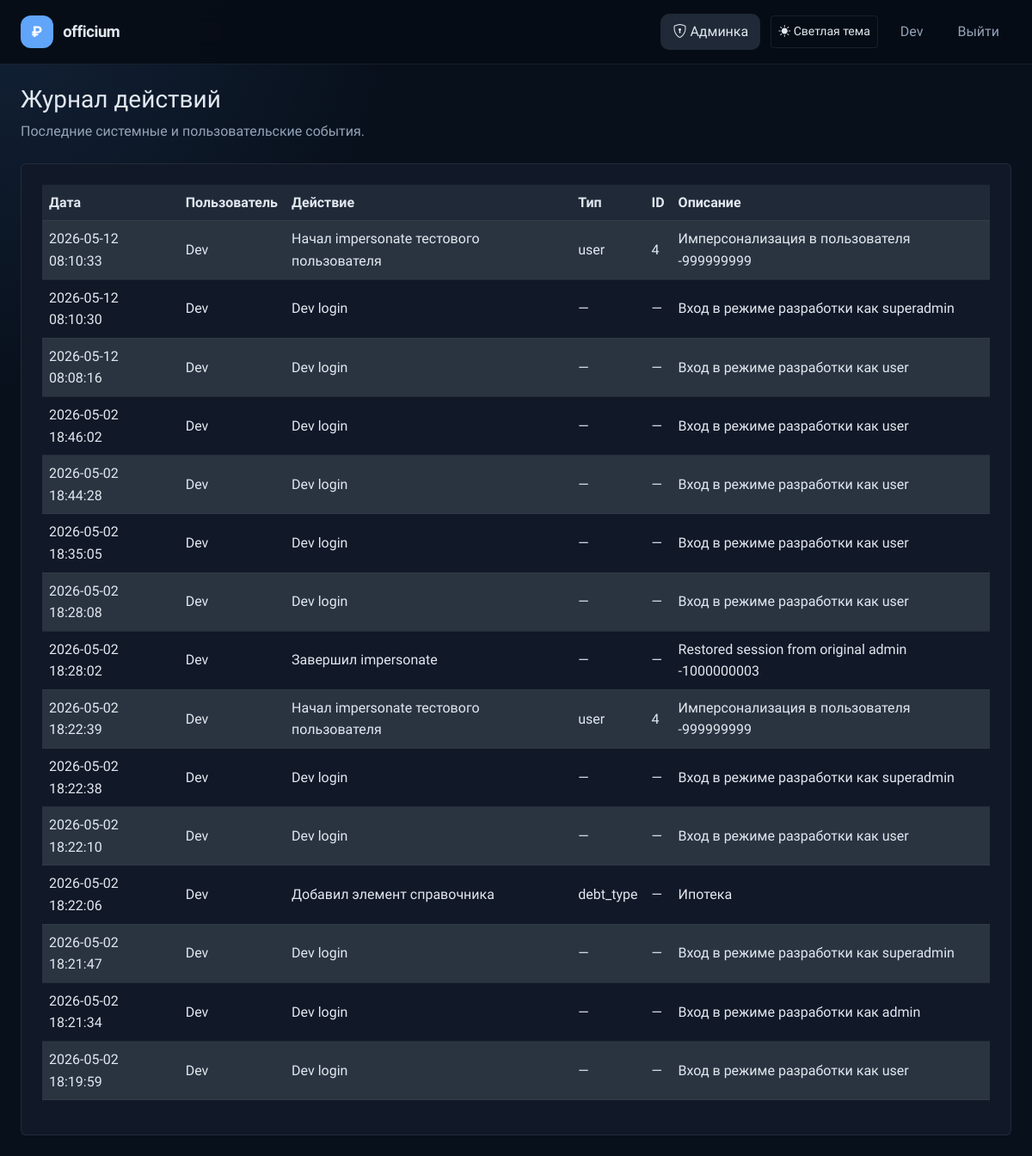
The page /admin/logs (signed in) on the database its author committed.
### app/models.py (models this page shows, shortened)
class User(UserMixin, db.Model):
    __tablename__ = 'users'
    id = db.Column(db.Integer, primary_key=True)
    telegram_id = db.Column(db.BigInteger, unique=True, nullable=False)
    username = db.Column(db.String(80), nullable=True)
    first_name = db.Column(db.String(100), nullable=True)
    last_name = db.Column(db.String(100), nullable=True)
    photo_url = db.Column(db.String(255), nullable=True)
    auth_date = db.Column(db.DateTime, nullable=True)
    created_at = db.Column(db.DateTime, default=datetime.utcnow, nullable=False)
    role = db.Column(db.Enum('user', 'admin', 'superadmin'), nullable=False, default='user')
    is_blocked = db.Column(db.Boolean, default=False, nullable=False)
    last_login_ip = db.Column(db.String(100), nullable=True)
    last_user_agent = db.Column(db.Text, nullable=True)
    login_count = db.Column(db.Integer, default=0, nullable=False)
    google_id = db.Column(db.String(50), unique=True, nullable=True)
    email = db.Column(db.String(120), nullable=True, index=True)
    avatar_url = db.Column(db.String(255), nullable=True)
    debts = db.relationship('Debt', back_populates='user', lazy=True, cascade='all, delete-orphan')
    incomes = db.relationship('Income', back_populates='user', lazy=True, cascade='all, delete-orphan')
    expenses = db.relationship('Expense', back_populates='user', lazy=True, cascade='all, delete-orphan')
    activity_logs = db.relationship('ActivityLog', back_populates='user', lazy=True, cascade='all, delete-orphan')
    @property
    def is_admin(self):
        return self.role in ('admin', 'superadmin')

class ActivityLog(db.Model):
    __tablename__ = 'activity_logs'
    id = db.Column(db.Integer, primary_key=True)
    user_id = db.Column(db.Integer, db.ForeignKey('users.id'), nullable=True)
    action = db.Column(db.String(100), nullable=False)
    entity_type = db.Column(db.String(50), nullable=True)
    entity_id = db.Column(db.Integer, nullable=True)
    description = db.Column(db.Text, nullable=True)
    ip_address = db.Column(db.String(100), nullable=True)
    user_agent = db.Column(db.Text, nullable=True)
    created_at = db.Column(db.DateTime, default=datetime.utcnow)
    user = db.relationship('User', back_populates='activity_logs')

### app/routes/admin.py (the view)
    @app.route('/admin/logs')
    @admin_required
    def admin_logs():
        logs = ActivityLog.query.order_by(ActivityLog.created_at.desc()).limit(100).all()
        return render_template('admin_logs.html', logs=logs)

### app/utils.py (called while the page is built)
def get_setting(key, default=None):
    try:
        setting = AppSetting.query.filter_by(key=key).first()
        return setting.value if setting else default
    except Exception:
        return default

def get_dictionary_values(dictionary_type):
    try:
        entries = DictionaryEntry.query.filter_by(dictionary_type=dictionary_type, is_active=True).order_by(DictionaryEntry.value.asc()).all()
        return [entry.value for entry in entries]
    except Exception:
        return []

def admin_required(view):
    @wraps(view)
    def wrapper(*args, **kwargs):
        if not getattr(current_user, 'is_authenticated', False) or not getattr(current_user, 'is_admin', False):
            return redirect(url_for('index'))
        return view(*args, **kwargs)
    return wrapper

### templates/admin_logs.html (shortened to what this page needs)
{% extends 'base.html' %}
{% block content %}
<div class="mb-4">
    <h1 class="h3">Журнал действий</h1>
    <p class="text-muted">Последние системные и пользовательские события.</p>
</div>
<div class="card p-4">
    <div class="table-responsive">
        <table class="table table-striped align-middle">
            <thead>
                <tr>
                    <th>Дата</th>
                    <th>Пользователь</th>
                    <th>Действие</th>
                    <th>Тип</th>
                    <th>ID</th>
                    <th>Описание</th>
                </tr>
            </thead>
            <tbody>
                {% for log in logs %}
                <tr>
                    <td>{{ log.created_at.strftime('%Y-%m-%d %H:%M:%S') }}</td>
                    <td>{{ log.user.first_name or log.user.username if log.user else 'Система' }}</td>
                    <td>{{ log.action }}</td>
                    <td>{{ log.entity_type or '—' }}</td>
                    <td>{{ log.entity_id or '—' }}</td>
                    <td>{{ log.description or '—' }}</td>
                </tr>
                {% else %}
                <tr>
                    <td colspan="6" class="text-center text-muted">Нет записей.</td>
                </tr>
                {% endfor %}
            </tbody>
        </table>
    </div>
</div>
{% endblock %}

### templates/base.html (shortened to what this page needs)
<!DOCTYPE html>
<html lang="ru" data-theme="dark" data-bs-theme="dark">
<head>
    <link href="https://cdn.jsdelivr.net/npm/bootstrap@5.3.2/dist/css/bootstrap.min.css" rel="stylesheet">
    <link href="https://cdn.jsdelivr.net/npm/bootstrap-icons@1.11.3/font/bootstrap-icons.css" rel="stylesheet">
    <link href="{{ url_for('static', filename='css/style.css') }}" rel="stylesheet">
</head>
<body>
<nav class="navbar navbar-expand-lg">
    <div class="container-fluid px-4">
        <a class="navbar-brand" href="/">
            <span class="brand-icon">₽</span>
            <span class="brand-text">{{ app_name }}</span>
        </a>
        <div class="collapse navbar-collapse" id="navbarNav">
            <ul class="navbar-nav ms-auto align-items-center gap-1">
                {% set show_user_nav = not (current_user.is_authenticated and current_user.is_admin and request.path.startswith('/admin')) %}
                {% if current_user.is_authenticated and current_user.is_admin %}
                <li class="nav-item">
                    <a class="nav-link {% if request.path.startswith('/admin') %}active{% endif %}" href="{{ url_for('admin_dashboard') }}">
                        <i class="bi bi-shield-lock me-1"></i>Админка
                    </a>
                </li>
                {% endif %}
                <li class="nav-item ms-2">
                    <button id="themeToggleBtn" class="btn btn-outline-secondary btn-sm" type="button" aria-label="Переключить тему"></button>
                </li>
                <li class="nav-item ms-2">
                    {% if current_user.is_authenticated %}
                    <span class="nav-link disabled pe-0">{{ current_user.first_name or current_user.username or 'Пользователь' }}</span>
                    {% endif %}
                </li>
                <li class="nav-item ms-2">
                    {% if current_user.is_authenticated %}
                    <a class="nav-link" href="{{ url_for('logout') }}">Выйти</a>
                    {% else %}
                    <a class="nav-link" href="{{ url_for('login') }}">Войти</a>
                    {% endif %}
                </li>
            </ul>
        </div>
    </div>
</nav>
<main class="app-main container-fluid px-4 py-4">
    {% block content %}{% endblock %}
</main>
<div class="toast-container position-fixed bottom-0 end-0 p-3" style="z-index:9999">
</div>
</body>
</html>

### static/css/style.css (style rules this page uses)
:root { --bg: #f4f6fb; --bg-card: #ffffff; --bg-card-2: #f8fafc; --border: #d9e2ec; --border-hov: #c1cdd9; --text: #111827; --text-muted: #64748b; --text-dim: #475569; --primary: #2563eb; --primary-dk: #1d4ed8; --success: #16a34a; --warning: #d97706; --danger: #dc2626; --orange: #ea580c; --split-clr: #8b5cf6; --card-radius: 14px; --transition: 0.18s ease; }
:root[data-theme="dark"] { --bg: #08101c; --bg-card: #111827; --bg-card-2: #1f2937; --border: rgba(255,255,255,0.08); --border-hov: rgba(255,255,255,0.18); --text: #e2e8f0; --text-muted: #94a3b8; --text-dim: #cbd5e1; --primary: #60a5fa; --primary-dk: #3b82f6; --success: #34d399; --warning: #fbbf24; --danger: #f87171; --orange: #fb923c; --split-clr: #c084fc; }
* { box-sizing: border-box; }
body { font-family: 'Onest', system-ui, sans-serif; background: radial-gradient(circle at top left, rgba(96,165,250,0.15), transparent 25%), var(--bg); color: var(--text); min-height: 100vh; line-height: 1.6; }
.app-main { max-width: 1320px; margin: 0 auto; padding: 1.5rem 1rem 3rem; }
body, .navbar, .modal-content, .dropdown-menu, .toast, .alert, .table, .table th, .table td, .form-control, .form-select, .form-label, .form-text, .dropdown-item, .page-link, .list-group-item, .card, .card-body, .card-header, .card-footer, .accordion-item, .accordion-button, .accordion-body, .breadcrumb-item { color: var(--text); background: transparent; }
.card { background: var(--bg-card); border: 1px solid var(--border); }
html[data-theme="dark"] { color-scheme: dark; }
html[data-theme="dark"] body { background: radial-gradient(circle at top left, rgba(96,165,250,0.12), transparent 25%), var(--bg); }
html[data-theme="dark"] .text-muted { color: var(--text-muted) !important; }
html[data-theme="dark"] .table, html[data-theme="dark"] .table th, html[data-theme="dark"] .table td { color: var(--text) !important; }
html[data-theme="dark"] .table tbody tr { background: var(--bg-card) !important; }
html[data-theme="dark"] .table.table-striped tbody tr:nth-of-type(odd) { background: var(--bg-card-2) !important; }
a { color: var(--primary); }
.table { background: transparent; color: var(--text); }
.table thead th { background: var(--bg-card-2); color: var(--text); border-color: var(--border); }
.table tbody tr { background: var(--bg-card); }
.table.table-striped tbody tr:nth-of-type(odd) { background-color: var(--bg-card-2); }
.table th, .table td { border-color: var(--border); color: var(--text); }
.navbar { background: rgba(255,255,255,0.85); backdrop-filter: blur(16px); border-bottom: 1px solid var(--border); padding: 0.8rem 0; position: sticky; top: 0; z-index: 1000; }
html[data-theme="dark"] .navbar { background: rgba(7, 12, 21, 0.92); }
.navbar .container-fluid { gap: 0.75rem; }
.navbar-brand { display: inline-flex; align-items: center; gap: 0.7rem; font-weight: 700; }
.brand-icon { display: inline-flex; align-items: center; justify-content: center; width: 38px; height: 38px; background: var(--primary); border-radius: 12px; font-weight: 800; font-size: 1.1rem; color: #fff; }
.brand-text { font-weight: 700; font-size: 1.15rem; color: var(--text); letter-spacing: -0.02em; }
.nav-link { color: var(--text-muted) !important; font-weight: 500; border-radius: 10px; padding: 8px 14px !important; transition: var(--transition); }
.nav-link:hover, .nav-link.active { color: var(--text) !important; background: var(--bg-card-2); }
.navbar-nav { align-items: center; }
.navbar .btn { min-height: 38px; }
.app-main { padding-top: 2.5rem; }
.btn-outline-primary, .btn-outline-secondary, .btn-outline-success, .btn-outline-danger, .btn-outline-warning, .btn-outline-info, .btn-outline-dark, .btn-outline-light { color: var(--text); background: transparent; border-color: var(--border); transition: var(--transition); }

### rows shown on the page
User: first_name "Dev"
ActivityLog: created_at "2026-05-12 08:10:33", user "Dev", action "Начал impersonate тестового пользователя", entity_type "user", entity "4", description "Имперсонализация в пользователя -999999999"
ActivityLog: created_at "2026-05-12 08:10:30", user "Dev", action "Dev login", entity_type "—", entity_id "—", description "Вход в режиме разработки как superadmin"
ActivityLog: created_at "2026-05-12 08:08:16", user "Dev", action "Dev login", entity_type "—", entity_id "—", description "Вход в режиме разработки как user"
ActivityLog: created_at "2026-05-02 18:46:02", user "Dev", action "Dev login", entity_type "—", entity_id "—", description "Вход в режиме разработки как user"
ActivityLog: created_at "2026-05-02 18:44:28", user "Dev", action "Dev login", entity_type "—", entity_id "—", description "Вход в режиме разработки как user"
ActivityLog: created_at "2026-05-02 18:35:05", user "Dev", action "Dev login", entity_type "—", entity_id "—", description "Вход в режиме разработки как user"
ActivityLog: created_at "2026-05-02 18:28:08", user "Dev", action "Dev login", entity_type "—", entity_id "—", description "Вход в режиме разработки как user"
ActivityLog: created_at "2026-05-02 18:28:02", user "Dev", action "Завершил impersonate", entity_type "—", entity_id "—", description "Restored session from original admin -1000000003"
ActivityLog: created_at "2026-05-02 18:22:39", user "Dev", action "Начал impersonate тестового пользователя", entity_type "user", entity "4", description "Имперсонализация в пользователя -999999999"
ActivityLog: created_at "2026-05-02 18:22:38", user "Dev", action "Dev login", entity_type "—", entity_id "—", description "Вход в режиме разработки как superadmin"
ActivityLog: created_at "2026-05-02 18:22:10", user "Dev", action "Dev login", entity_type "—", entity_id "—", description "Вход в режиме разработки как user"
ActivityLog: created_at "2026-05-02 18:22:06", user "Dev", action "Добавил элемент справочника", entity_type "debt_type", entity_id "—", description "Ипотека"
ActivityLog: created_at "2026-05-02 18:21:47", user "Dev", action "Dev login", entity_type "—", entity_id "—", description "Вход в режиме разработки как superadmin"
ActivityLog: created_at "2026-05-02 18:21:34", user "Dev", action "Dev login", entity_type "—", entity_id "—", description "Вход в режиме разработки как admin"
ActivityLog: created_at "2026-05-02 18:19:59", user "Dev", action "Dev login", entity_type "—", entity_id "—", description "Вход в режиме разработки как user"

### other values the page prints
{{ app_name }} "officium"
